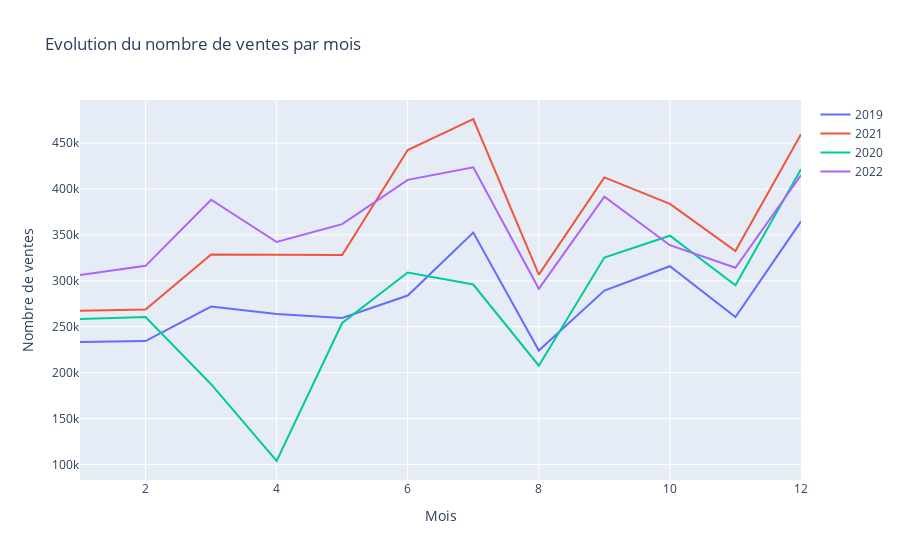

The code cell stored with this chart in its notebook:
### Code cell
fig = go.Figure()

fig.add_trace(go.Scatter(x=ventes_2019.index, y=ventes_2019.values, mode='lines', name='2019'))
fig.add_trace(go.Scatter(x=ventes_2021.index, y=ventes_2021.values, mode='lines', name='2021'))
fig.add_trace(go.Scatter(x=ventes_2020.index, y=ventes_2020.values, mode='lines', name='2020'))
fig.add_trace(go.Scatter(x=ventes_2022.index, y=ventes_2022.values, mode='lines', name='2022'))

fig.update_layout(title='Evolution du nombre de ventes par mois', xaxis_title='Mois', yaxis_title='Nombre de ventes')

fig.show()

### Figure 1 — Plotly figure (JSON) as saved in the notebook; plotly's stock layout.template omitted (floating-point values rounded to 4 significant figures)
{"data": [{"mode": "lines", "name": "2019", "type": "scatter", "x": [1, 2, 3, 4, 5, 6, 7, 8, 9, 10, 11, 12], "y": [233415, 234439, 271940, 263973, 259648, 283983, 352516, 224107, 289368, 315907, 260697, 364708]}, {"mode": "lines", "name": "2021", "type": "scatter", "x": [1, 2, 3, 4, 5, 6, 7, 8, 9, 10, 11, 12], "y": [267415, 268840, 328804, 328543, 328113, 442386, 476207, 306813, 412586, 383795, 332382, 459707]}, {"mode": "lines", "name": "2020", "type": "scatter", "x": [1, 2, 3, 4, 5, 6, 7, 8, 9, 10, 11, 12], "y": [258424, 260638, 187504, 103874, 254101, 309103, 296012, 207583, 325431, 349142, 295158, 421641]}, {"mode": "lines", "name": "2022", "type": "scatter", "x": [1, 2, 3, 4, 5, 6, 7, 8, 9, 10, 11, 12], "y": [306310, 316354, 388291, 342261, 361773, 409967, 423669, 291417, 391554, 338821, 314233, 415182]}], "layout": {"title": {"text": "Evolution du nombre de ventes par mois"}, "xaxis": {"title": {"text": "Mois"}}, "yaxis": {"title": {"text": "Nombre de ventes"}}}}
